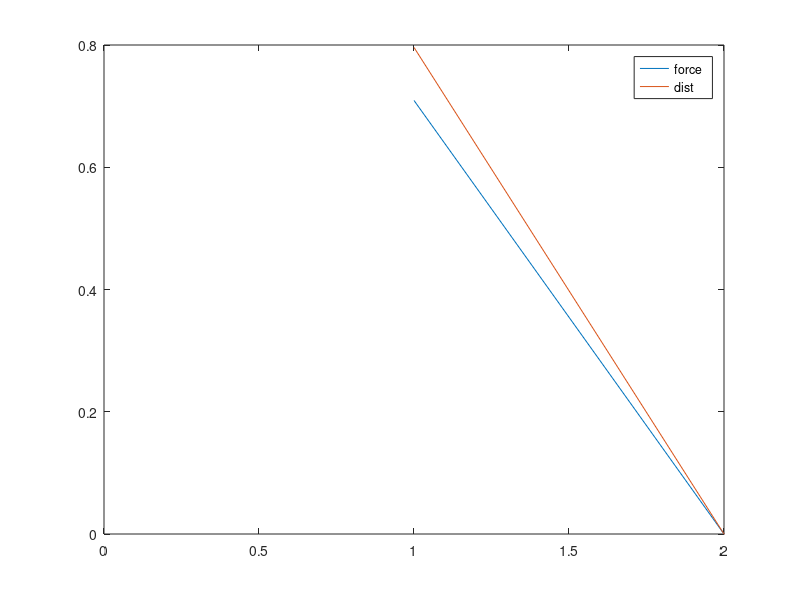
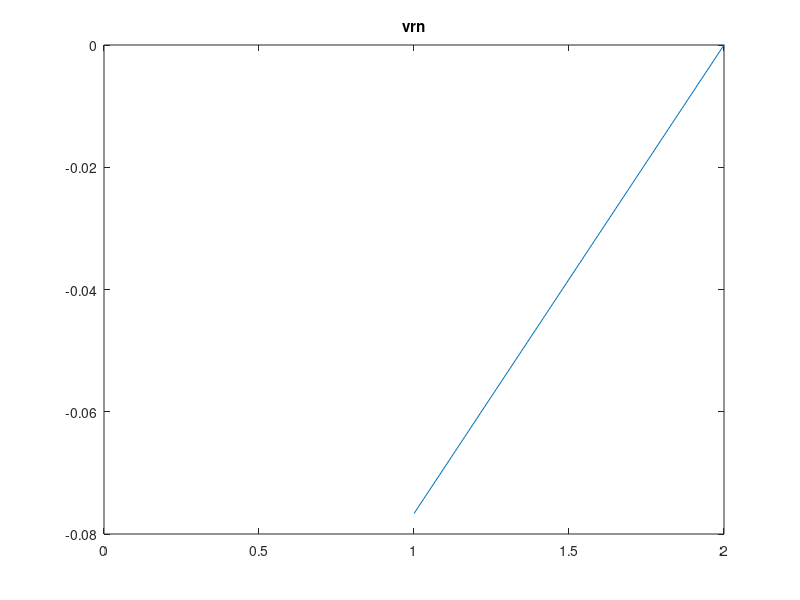

MATLAB code for these plots, in order:
clear all
close all
n_particles = 2;
t_max = 10;
dt = 0.01;
t_durn = 0:dt:t_max;

% order of penetration
order =  1;

% particle params
m = 1;
k=1;
damping_frac = 0.8;
R = 1;

% initial vals
x = zeros(n_particles,length(t_durn));
y = zeros(n_particles,length(t_durn));

vx = zeros(n_particles,length(t_durn));
vy = zeros(n_particles,length(t_durn));

vrn_vec = zeros(1,length(t_durn));

force_e_x = zeros(1,length(t_durn));
force_e_y = zeros(1,length(t_durn));

force_d_x = zeros(1,length(t_durn));
force_d_y = zeros(1,length(t_durn));

% intialise
x(1,1) = rand;
x(2,1) = rand;

y(1,1) = rand;
y(2,1) = rand;

d = sqrt( (x(1,1) - x(2,1))^2  +  (y(1,1) - y(2,1))^2 );
if d >= 2*R
    while d > 2*R
        x(1,1) = rand;
        x(2,1) = rand;
        
        y(1,1) = rand;
        y(2,1) = rand;
        
        d = sqrt( (x(1,1) - x(2,1))^2  +  (y(1,1) - y(2,1))^2 );
    end
end

vx(1,1) = rand;
vx(2,1) = rand;

vy(1,1) = rand;
vy(2,1) = rand;
    t=2;
    d = sqrt( (x(1,t-1) - x(2,t-1))^2  +  (y(1,t-1) - y(2,t-1))^2 );
    force_e = k*(d^order);
    dx = ( x(1,t-1) - x(2,t-1) );
    dy = ( y(1,t-1) - y(2,t-1) );
    force_e_x(t-1) = force_e*(abs(dx)/d);
    force_e_y(t-1) = force_e*(abs(dy)/d);

    v1x = vx(1,t-1);
    v1y = vy(1,t-1);

    v2x = vx(2,t-1);
    v2y = vy(2,t-1);

    unit_vec = [dx, dy]./d;
    v1n = v1x*unit_vec(1) + v1y*unit_vec(2);
    v2n = v2x*unit_vec(1) + v2y*unit_vec(2);
    vrn = v1n - v2n;
    vrn_vec(t-1) = vrn;

    force_d = damping_frac*sqrt(2*m*k)*vrn;
    force_d_x(t-1) = force_d*(abs(dx)/d);
    force_d_y(t-1) = force_d*(abs(dy)/d);

    tstop = 0;
for t=2:length(t_durn)
    d = sqrt( (x(1,t-1) - x(2,t-1))^2  +  (y(1,t-1) - y(2,t-1))^2 );
    if d > 0.7
        tstop = t;
        break
    end
    force_e = k*d;
    dx = ( x(1,t-1) - x(2,t-1) );
    dy = ( y(1,t-1) - y(2,t-1) );
    force_e_x(t) = force_e*(abs(dx)/d);
    force_e_y(t) = force_e*(abs(dy)/d);


    v1x = vx(1,t-1);
    v1y = vy(1,t-1);

    v2x = vx(2,t-1);
    v2y = vy(2,t-1);

    unit_vec = [dx, dy]./d;
    v1n = v1x*unit_vec(1) + v1y*unit_vec(2);
    v2n = v2x*unit_vec(1) + v2y*unit_vec(2);
    vrn = v1n - v2n;
    vrn_vec(t) = vrn;
%     force_d = damping_frac*sqrt(2*m*k)*vrn;
% according to other paper, so that penetration power can be kept at both
% terms
    force_d = damping_frac*(d^order)*sqrt(2*m*k)*vrn;
    force_d_x(t) = force_d*(abs(dx)/d);
    force_d_y(t) = force_d*(abs(dy)/d);

    for n=1:n_particles
        vx(n,t) =  vx(n,t-1)+ (  (-1^n)*(force_e_x(t) + force_d_x(t))/m   )*dt;
        vy(n,t) =  vy(n,t-1) + (  (-1^n)*(force_e_y(t) + force_d_y(t))/m   )*dt;
    end
    
    for n=1:n_particles
        x(n,t) = x(n,t-1) + vx(n,t)*dt;
        y(n,t) = y(n,t-1) + vy(n,t)*dt;
    end
end

%%

    figure
        plot(sqrt( (force_e_x + force_d_x).^2 + (force_e_y + force_d_y).^2  ))
        xlim([0, tstop])
    hold on
      plot( sqrt( (x(1,:)-x(2,:)).^2 + (y(1,:)-y(2,:)).^2 ) )
    hold off
    xlim([0, tstop])
    legend('force ','dist')

    figure
    plot(vrn_vec)
    xlim([0, tstop])
    title('vrn')
